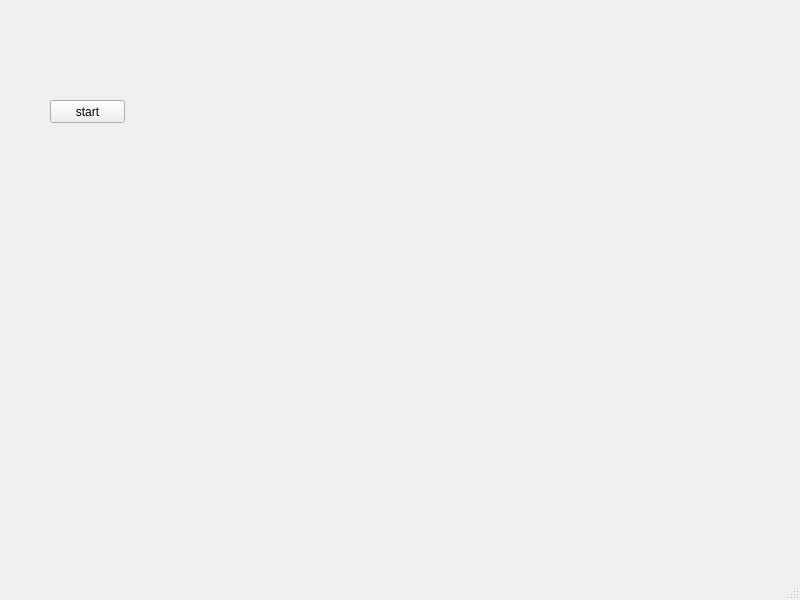
<?xml version="1.0" encoding="UTF-8"?>
<ui version="4.0">
 <class>MainWindow</class>
 <widget class="QMainWindow" name="MainWindow">
  <property name="geometry">
   <rect>
    <x>0</x>
    <y>0</y>
    <width>800</width>
    <height>600</height>
   </rect>
  </property>
  <property name="windowTitle">
   <string>MainWindow</string>
  </property>
  <widget class="QWidget" name="centralwidget">
   <widget class="QPushButton" name="pushButton">
    <property name="geometry">
     <rect>
      <x>50</x>
      <y>100</y>
      <width>75</width>
      <height>23</height>
     </rect>
    </property>
    <property name="text">
     <string>start</string>
    </property>
   </widget>
  </widget>
  <widget class="QMenuBar" name="menubar">
   <property name="geometry">
    <rect>
     <x>0</x>
     <y>0</y>
     <width>800</width>
     <height>21</height>
    </rect>
   </property>
  </widget>
  <widget class="QStatusBar" name="statusbar"/>
 </widget>
 <resources/>
 <connections/>
</ui>
